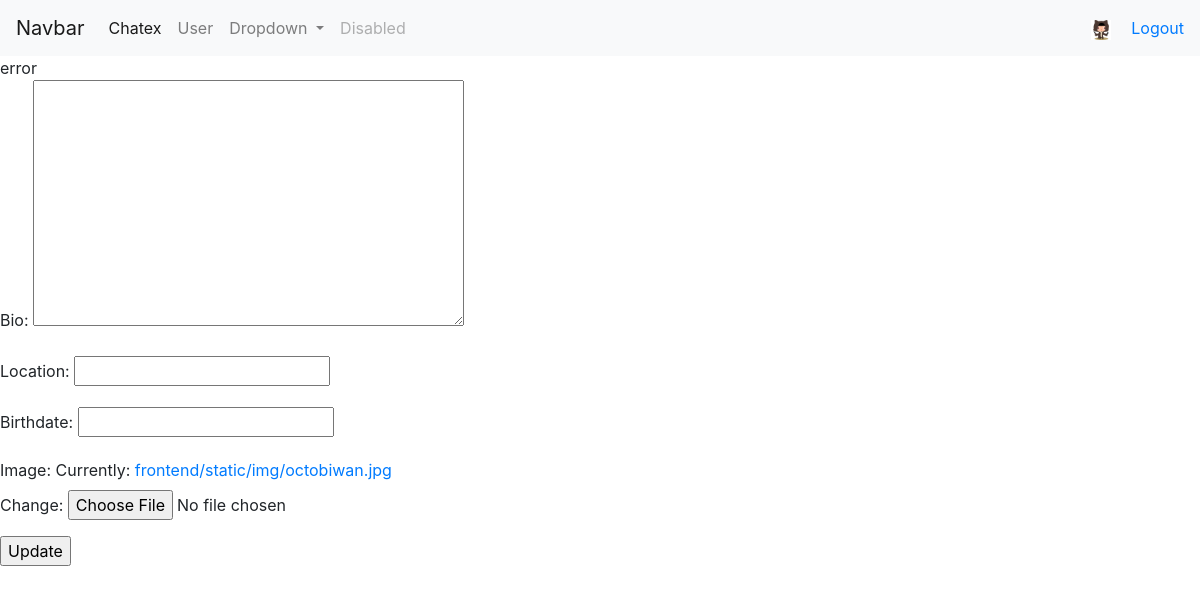
Before: /profile/1/ (signed in) with the older database file.
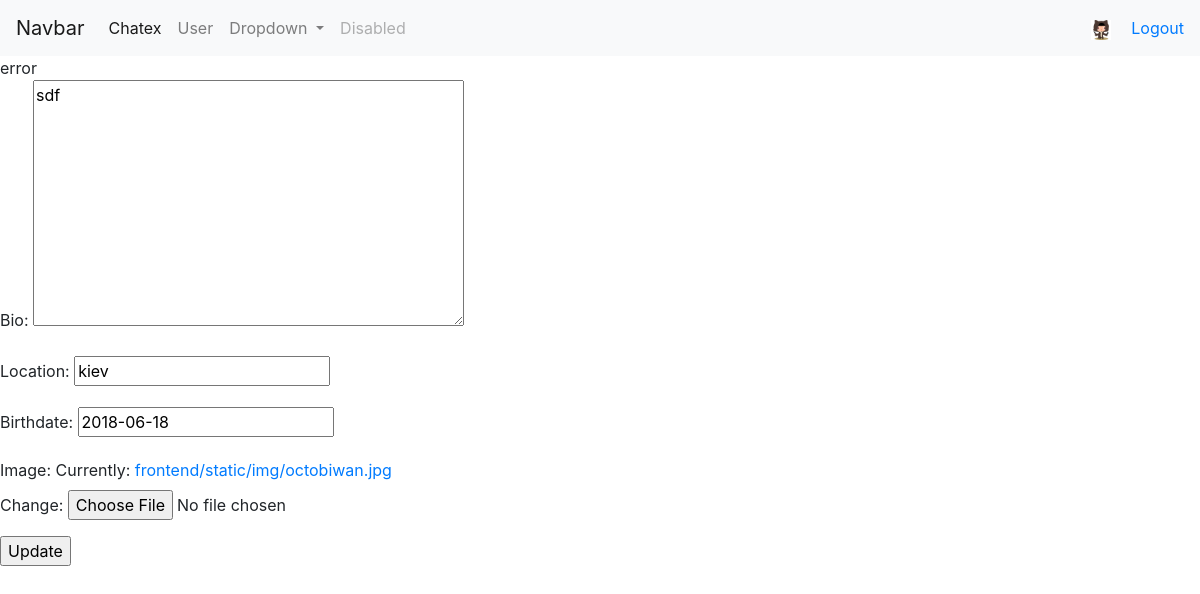
After: the same page with the newer database file.
### base/models.py (models this page shows, shortened)
class Profile(models.Model):
    user = models.OneToOneField(settings.AUTH_USER_MODEL, on_delete=models.CASCADE)
    bio = models.TextField(max_length=500, blank=True)
    location = models.CharField(max_length=30, blank=True)
    birthdate = models.DateField(null=True, blank=True)
    image = models.ImageField(upload_to=user_directory_path, default='/frontend/img/octobiwan.jpg')

### base/views.py (the view, shortened to what this page needs)
# urls.py: path('profile/<int:pk>/', profile_view, name='profile'),
def profile_view(request, pk):
    print(request.method)
    context = {'success': 'error'}
    template_name = 'base/profile.html'
    form = ProfileForm(instance=request.user.profile)
    context['form'] = form
    return render(request, template_name, context)

### base/forms.py
class ProfileForm(forms.ModelForm):
    class Meta:
        model = Profile
        fields = ['bio', 'location', 'birthdate', 'image']

### base/templates/base/profile.html
{% extends "base/base.html" %}
{% block content %}
            {{success}}
    <form method="post" enctype="multipart/form-data">{% csrf_token %}
    {{ form.as_p }}
    <input type="submit" value="Update" />
    </form>
{% endblock %}

### base/templates/base/base.html (shortened to what this page needs)
<!doctype html>
<html lang="en">
  <head>
    <link rel="stylesheet" href="https://stackpath.bootstrapcdn.com/bootstrap/4.1.1/css/bootstrap.min.css">
    <link rel="stylesheet" href="https://use.fontawesome.com/releases/v5.0.13/css/all.css">
    <link rel="stylesheet" href="https://cdnjs.cloudflare.com/ajax/libs/bootstrap-datepicker/1.8.0/css/bootstrap-datepicker.min.css">
    {% load static %}
    <link rel="stylesheet" type="text/css" href="{% static 'base/css/style.css' %}">
  </head>
   <body>
       {% include "frontend/navbar.html" %}
                {% block content %}{% endblock %}
    {% load static %}
  </body>
</html>

### frontend/templates/frontend/navbar.html (shortened to what this page needs)
   <nav class="navbar navbar-expand-lg navbar-light bg-light">
       <a class="navbar-brand" href="#">Navbar</a>
       <div class="collapse navbar-collapse" id="navbarSupportedContent">
           <ul class="navbar-nav mr-auto">
               <li class="nav-item active">
                   <a class="nav-link" href="#">Chatex<span class="sr-only">(current)</span></a>
               </li>
               {% if user.is_authenticated %}
               <li class="nav-item">
                   <a class="nav-link" href="{% url 'base:profile' user.pk %}">User</a>
               </li>
               {% endif %}
               <li class="nav-item dropdown">
                   <a class="nav-link dropdown-toggle" href="#" id="navbarDropdown" role="button" data-toggle="dropdown" aria-haspopup="true" aria-expanded="false">
                       Dropdown
                   </a>
               </li>
               <li class="nav-item">
                   <a class="nav-link disabled" href="#">Disabled</a>
               </li>
           </ul>
           <form class="form-inline my-2 my-lg-0">
               {% if user.is_authenticated %}
               <div id='profile-preview-image'>
                   <a data-toggle="modal" data-target="#exampleModalCenter">
                       <img src={{ user.profile.image }} class="img-fluid img-rounded" alt="Profile">
                   </a>
               </div>
               <a href="{% url 'base:logout' %}">Logout</a>
               {% else %}
               <a href="{% url 'base:register' %}">Sign up</a>
               <a href="{% url 'base:login' %}">Sign in</a>
               {% endif %}
           </form>
       </div>
   </nav>

### base/static/base/css/style.css (style rules this page uses)
body { background-image: url('/static/frontend/img/bg3.jpg'); }
#profile-preview-image { margin-right: 20px; }
#profile-preview-image a { cursor: pointer; }
#profile-preview-image a img { height: 20px; width: 20px; }

Changed rows visible on the page:
changed Profile: bio (not shown) → "sdf"; location (not shown) → "kiev"; birthdate (not shown) → "2018-06-18"
